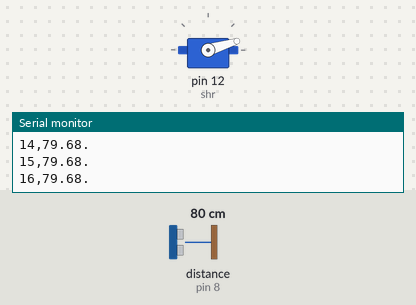
Bench run of a sketch on a simulated Arduino Uno, built with avr-gcc and run on an emulated ATmega328P. Shown: servo, the last lines printed to the serial monitor. Wiring (inferred from the names in the program): ultrasonic range finder: trigger pin 7; echo pin 8. The test bench sets the inputs (shaded band); at power-on: distance to the obstacle (sensor on pin 8) 80 cm. The echo pulse lasts 58.3 µs per cm.

Above: at 1.29 s.
1.3 s: distance to the obstacle (sensor on pin 8) set to 2 cm
At 2.15 s:
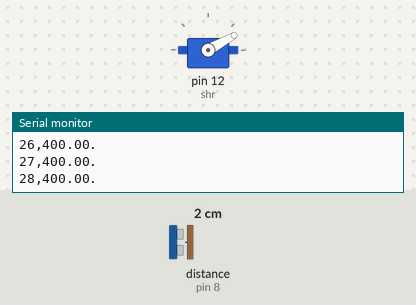
4.3 s: distance to the obstacle (sensor on pin 8) set to 60 cm
At 4.36 s:
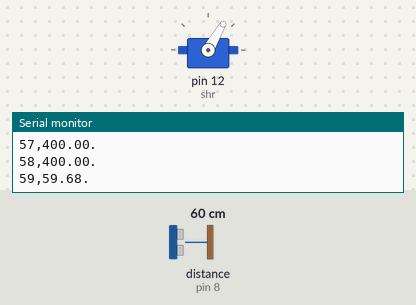
7.3 s: distance to the obstacle (sensor on pin 8) set to 18 cm
At 7.34 s:
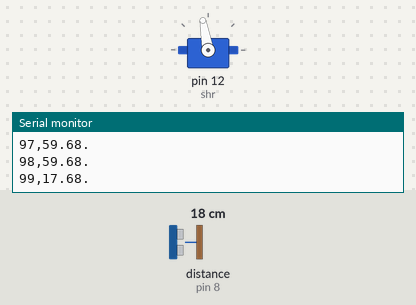
10.3 s: distance to the obstacle (sensor on pin 8) set to 120 cm
Timing chart, 0 to 17.3 s (numbered marks = the images above; inputs shaded):
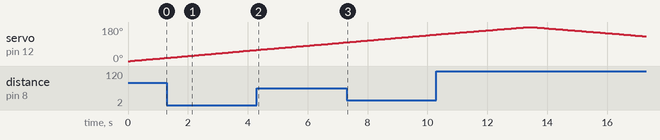

The sketch:

Ultrasonic_Radar_Arduino_code.ino
```cpp
#include <Servo.h>
Servo shr;
int trigpin = 7;
int echopin = 8;
float dist;

void setup() {
  Serial.begin(9600);
  shr.attach(12);
  pinMode(trigpin, OUTPUT);
  pinMode(echopin, INPUT);
}

float calculatedist() {
  digitalWrite(trigpin, LOW);
  delayMicroseconds(2);
  digitalWrite(trigpin, HIGH);
  delayMicroseconds(10);
  digitalWrite(trigpin, LOW);

  long time = pulseIn(echopin, HIGH);
  dist = time * 0.0343 / 2;

  if (dist < 2 || dist > 400) {
    dist = 400;
  }
  return dist;
}

void loop() {
  for (int i = 0; i <= 180; i++) {
    shr.write(i);
    delay(70);
    dist = calculatedist();
    Serial.print(i);
    Serial.print(",");
    Serial.print(dist);
    Serial.println(".");
  }

  for (int i = 180; i >= 0; i--) {
    shr.write(i);
    delay(70);
    dist = calculatedist();
    Serial.print(i);
    Serial.print(",");
    Serial.print(dist);
    Serial.println(".");
  }
}
```

Measured:
- by itself, servo on pin 12 (shr): rises from 141° to 180° in 3.0 s, then falls to 131° in 3.9 s
